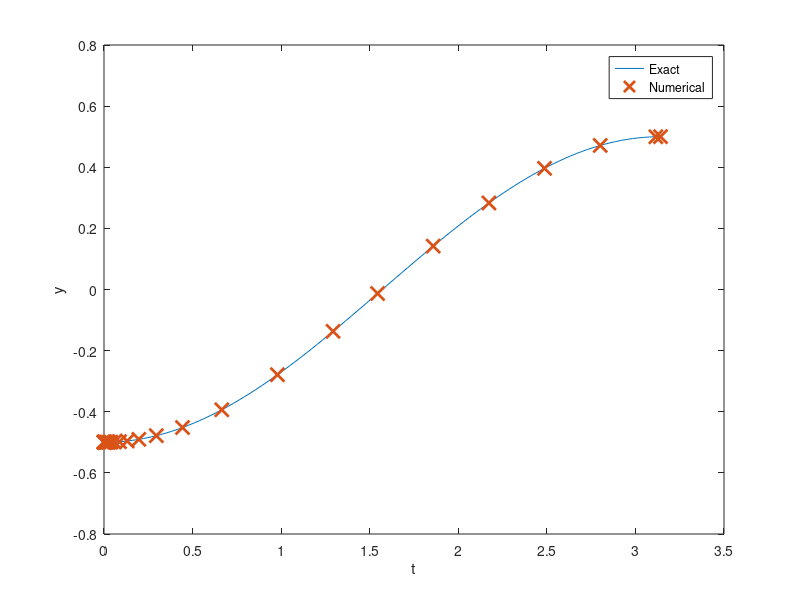

MATLAB code for this plot: (Note: this script raises an error after producing the figure.)
%% Integrator Lab: Solving First Order ODEs in MATLAB and Picard Approximation
% This lab will teach you to numerically solve first order ODEs using a built 
% in MATLAB integrator, |ode45|.  |ode45| is a good, general purpose tool for 
% integrating first order equations (and first order systems). It is not always 
% the right algorithm, but it is usually the right algorithm to try first. This 
% lab will also teach you how to manipulate symbolic functions in MATLAB.
% 
% You will learn how to use the |ode45| routine, how to interpolate between 
% points, and how MATLAB handles data structures. You will also learn how to use 
% MATLAB for exact symbolic calculations and write your own Picard approximation 
% code.
% 
% Opening the m-file lab2.m in the MATLAB editor, step through each part using 
% cell mode to see the results. Compare the output with the PDF, which was generated 
% from this m-file.
% 
% There are eight exercises in this lab that are to be handed in at the end 
% of the lab. Write your solutions in the template, including appropriate descriptions 
% in each step. Save the .m file and submit it online using Quercus.
%% Student Information
% Student Name: Qixian Aiden Wang
% 
% Student Number: 1008880169
%% Set up an inline function representation of an ODE and solve it
% MATLAB has many built in routines for solving differential equations of the 
% form
% 
% |y' = f(t,y)|
% 
% We will solve them using |ode45|, a high precision integrator. To do this, 
% we will need to construct an inline function representation of |f|, an initial 
% condition, and specify how far we want MATLAB to integrate the problem. Once 
% we have set these, we pass the information to |ode45| to get the solution.
% 
% For a first example, we will solve the initial value problem
% 
% |y' = y, y(0) = 1|
% 
% which has as its answer |y = e^t|. 

% Set up the right hand side of the ODE as an inline function
f = @(t,y) y; 

% The initial conditions
t0 = 0;
y0 = 1;

% The time we will integrate until
t1 = 2;

soln = ode45(f, [t0, t1], y0);
%% Examining the output
% When we execute the |ode45|, it returns a data structure, stored in soln. 
% We can see the pieces of the data structure with a display command:

disp(soln);
%% Understanding the components of the solution data structure
% The most important elements of the data structure are stored in the |x| and 
% |y| components of the structure; these are vectors. Vectors |x| and |y| contain 
% the points at which the numerical approximation to the initial vlaue problem 
% has been computed. In other words, |y(j)| is the approximate value of the solution 
% at |x(j)|.
% 
% *NOTE:* Even though we may be studying a problem like |u(t)| or |y(t)|, MATLAB 
% will always use |x| for the independent variable and |y| for the dependent variable 
% in the data structure.
% 
% Pieces of the data structure can be accessed using a period, as in C/C++ or 
% Java. See the examples below:

% Display the values of |t| at which |y(t)| is approximated
fprintf(' Vector of t values: ');
disp(soln.x);
% Display the the corresponding approximatations of |y(t)|
fprintf(' Vector of y values: ');
disp(soln.y);

% Display the approximation of the solution at the 3rd point:
fprintf(' Third element of the vector of t values: %g\n',soln.x(3));
fprintf(' Third element of the vector of y values: %g\n',soln.y(3));
%% Visualizing and comparing the solution
% We can now visualize the solution at the computed data points and compare 
% with the exact solution.

% Construct the exact solution
tt = linspace(0,2,50);
yy = exp(tt);

% Plot both on the same figure, plotting the approximation with x's
plot(tt, yy, soln.x, soln.y, 'x', 'MarkerSize',10, 'LineWidth', 2);
% NOTE: the MarkerSize and LineWidth are larger than their defaults of 6
% and 1, respectively.  This makes the print out more readable.

% Add a label to the axis and a legend
xlabel('t');
legend('Exact', 'Numerical','Location','Best');
%% Exercise 1
% Objective: Solve an initial value problem and plot both the numerical approximation 
% and the corresponding exact solution.
% 
% Details: Solve the IVP
% 
% |y' = y tan t + sin t, y(0) = -1/2|
% 
% from |t = 0| to |t = pi|.
% 
% Compute the exact solution (by hand), and plot both on the same figure for 
% comparison, as above.
% 
% Your submission should show the construction of the inline function, the use 
% of ode45 to obtain the solution, a construction of the exact solution, and a 
% plot showing both. In the comments, include the exact solution.
% 
% Label your axes and include a legend.

% Define the function
f = @(t,y) y * tan(t) + sin(t);

% Initial Condition
t0 = 0; y0 = -0.5;
% Time integrate until
t1 = pi;
%ode45
soln = ode45(f, [t0, t1], y0);

%Exact Solution
t = linspace(0, pi, 100);
y = ((sin(t).^2) - 1) ./ (2 .* cos(t));

%Plot both graph on 1 figure
plot(t, y, soln.x, soln.y, 'x', 'MarkerSize',10, 'LineWidth', 2);

%Label graph
xlabel('t');
ylabel('y');
legend('Exact', 'Numerical','Location','Best');
%% Computing an approximation at a specific point
% As you should be able to see by examining |soln.x|, ode45 returns the solution 
% at a number of points between |t0| and |t1|. But sometimes we want to know the 
% solution at some intermediate point.
% 
% To obtain this value, we need to interpolate it in a consistent way. Fortunately, 
% MATLAB provides a convenient function, |deval|, specifically for this.

% Compute the solution at t = .25:
deval(soln, .25)

% Compute the solution at t = 1.6753:
fprintf(' Solution at 1.6753: %g\n', deval(soln, 1.6753));

% Compute the solution at 10 grid points between .45 and 1.65:
tinterp = linspace(.45, 1.65, 10);
deval(soln, tinterp)

% Alternatively:
deval(soln, linspace(.45, 1.65, 10))
%% Exercise 2
% Objective: Interpolate a solution at a number of grid points
% 
% Details: For the solution you computed in exercise 1, use deval to compute 
% the interpolated values at 10 grid points between 2 and 3.

% Compute the solution at 10 grid points between 2 and 3:
tinterp = linspace(2, 3, 10);
deval(soln, tinterp)
%% Errors, Step Sizes, and Tolerances
% As you may have noticed, in contrast to the IODE software, at no point do 
% we set a step size for our solution. Indeed, the step size is set adaptively 
% to conform to a specified error tolerance. 
% 
% Roughly speaking, given the solution at |(t_j, y_j)|, |ode45| computes two 
% approximations of the solution at |t_{j+1} = t_j + h|; one is of greater accuracy 
% than the other. If the difference is below a specified tolerance, the step is 
% accepted and we continue. Otherwise the step is rejected and the smaller step 
% size, |h|, is used; it is often halved.
% 
% We can compute the global truncation error at each solution point, figure 
% out the maximum error, and visualize this error (on a linear-log scale):

% Compute the exact solution
yexact = exp(soln.x);

% Compute the pointwise error; note the use of MATLAB's vectorization
err = abs(yexact - soln.y);

disp(err);

fprintf('maximum error: %g \n', max(err));

semilogy(soln.x, err, 'LineWidth', 2);
xlabel('t');
ylabel('error');
%% Exercise 3
% Objective: Examine the error of a solution generated by |ode45|
% 
% Details: For your solution to exercise 1, compute the pointwise error, identify 
% the maximum value of the error, and visualize the error on a linear-log plot 
% (use semilogy to plot the log of the error vs. t). Write in the comments where 
% the error is largest, and give a brief (1-2 sentences) explanation of why it 
% is largest there. Make sure to label your axes.

% Compute the exact solution
yexact = ((sin(soln.x).^2) - 1) ./ (2 .* cos(soln.x));

% Compute the pointwise error
err = abs(yexact - soln.y);

fprintf('max error: %g \n', max(err));

%Plot with semilogy
semilogy(soln.x, err, 'LineWidth', 2);

%Label Axis
xlabel('t');
ylabel('error');

%The max error occurs at ~t=1.5s or pi/2. Because this is an inflection
%point of the solution, so the rate of change of the derivative
%is at maximum when t=1.5s, thus, a max error can easily occur.
%% Exercise 4
% Objective: Solve and visualize a nonlinear ode using ode45
% 
% Details: Solve the IVP
% 
% |y' = 1 / y^2 , y(1) = 1|
% 
% from |t=1| to |t=10| using |ode45|. Find the exact solution and compute the 
% maximum pointwise error. Then plot the approximate solution and the exact solution 
% on the same axes.
% 
% Your solution should show the definition of the inline function, the computation 
% of its solution in this interval, the computation of the exact solution at the 
% computed grid points, the computation of the maximum error, and a plot of the 
% exact and approximate solutions.

%Your axes should be appropriately labeled and include a legend.

%Define the function
f = @(t,y) 1 / y^2; 

%Init conditions
t0 = 1; y0 = 1;

%Time to integrate until
t1 = 10;

%ode45
soln = ode45(f, [t0, t1], y0);

%Exact solution: y = (3x-2)^(1/3)
t = linspace(1, 10, 50);
y = (3 .* t - 2) .^ (1/3);

% Plot both on the same figure
plot(t, y, soln.x, soln.y, 'x', 'MarkerSize', 10, 'LineWidth', 2);

%Label the graph
xlabel('t');
ylabel('y');
legend('Exact', 'Numerical','Location','Best');

% Compute the exact solution
yexact = (3.*soln.x-2).^(1/3);

% Compute the pointwise error
err = abs(yexact - soln.y);

disp(err);

fprintf('maximum error: %g \n', max(err));
%% Exercise 5
% Objective: Solve and visualize an ODE that cannot be solved by hand with |ode45|.
% 
% Details: Solve the IVP
% 
% |y' = 1 - t y / 2, y(0) = -1|
% 
% from |t=0| to |t=10|. 
% 
% Your solution should show you defining the inline function, computing the 
% solution in this interval, and plotting it.
% 
% Your axes should be appropriately labeled

%Define the function
f = @(t, y) 1 - t .* y / 2;

%Init conditions
t0 = 0; t1 = 10;
y1 = -1;

%ode45 solution
soln = ode45(f, [t0,t1], y1);

%Plot and label the graph
plot(soln.x, soln.y, 'x', 'MarkerSize',10, 'LineWidth', 2);
xlabel('t'); 
ylabel('y');
title('Exercise 5');
%% Exercise 6 - When things go wrong
% Objective: Solve an ode and explain the warning message
% 
% Details: Solve the IVP:
% 
% |y' = y^3 - t^2, y(0) = 1|
% 
% from |t=0| to |t=1|. 
% 
% Your solution should show you defining the inline function, and computing 
% the solution in this interval.
% 
% If you try to plot the solution, you should find that the solution does not 
% make it all the way to t = 1.
% 
% In the comments explain why MATLAB generates the warning message that you 
% may see, or fails to integrate all the way to t=1. HINT: Try plotting the direction 
% field for this with IODE.

%Define the function
f = @(t,y) y.^3 - t.^2;

%Init conditions
t0 = 0; y1 = 1;
t1 = 1;

%ode45 solution
soln = ode45(f, [t0,t1], y1);

%Plot and label the graph
plot(soln.x, soln.y, 'x', 'MarkerSize', 10, 'LineWidth', 2);
xlabel('t'); 
ylabel('y');
title('Exercise 6');

%There's warning msgs because as t increases, the slope becomes
%infinity before t reaches t1 = 1s. Since the slope is reaching
%inifnity, it is impossible for the approximation to happen.
%% Using symbolic variables to define functions
% We can define symbolic variables to let MATLAB know that these variables will 
% be used for exact computations

% Start by defining the variables as symbolic
syms t s x y

% Define a function by simply writing its expression

f = cos(t)
g = sin(t)
h = exp(2*x)

% We can manipulate these functions

simplify(f^2+g^2)
diff(h)

% We can plot a function defined symbolically using the command |ezplot|.
% Learn about the command |ezplot|:

help ezplot

% Plot the function |f(t)| and |h(x)|

ezplot(f)
ezplot(h)
%% 
% If we try to evaluate the function |f(0)|, we get an error message. 
% 
% The symbolic variables are not meant to be used to evaluate functions, but 
% to manipulate functions, compute derivatives, etc. To evaluate a function using 
% symbolic variables is a little cumbersome:

% We need to substitute the variable by a value:

subs(f,t,pi)
%% 
% This expression means: In the expression |f|, substitute the variable |t| 
% by the number |pi|.

% If we use a value where the cosine does not have a "nice" expression, we
% need to approximate the result:

subs(f,t,2)

% We need to use the command |eval|

eval(subs(f,t,2))
%% Exercise 7
% Objective: Define a function using symbolic variables and manipulate it.
% 
% Details: Define the function |f(x) = sin(x)cos(x)|
% 
% Use MATLAB commands to obtain a simpler form of this function, compute value 
% of this function for |x=pi/4| and |x=1|, and plot its graph.

syms x

f = sin(x) * cos(x);

simplify(f)

ezplot(f);

title('Exercise 7');
fprintf('f(x = pi/4) = %g\n',eval(subs(f,x,pi/4)))
fprintf('f(x = 1) is %g\n',eval(subs(f,x,1)))
%% Obtaining Picard approximations
% Consider an initial value problem
% 
% |y' = 1 + y| |y(0) = 0|
% 
% First we need to define the variables we will be using

syms t s y;

% We then need to define the function f

f = 1+y; % we define it without the @(t,y) because it is a symbolic function

% We set up our initial approximation phi_0 = 0:

phi=[sym(0)];   % we will keep a list with all the approximations

% Set up a loop to get successive approximations using Picard iterations

N=5;

for i = 1:N
    func=subs(f,y,phi(i));    % prepare function to integrate: y -> previous phi
    func=subs(func,t,s);      % variable of integration is s, so we need to change
                              % t -> s
    
    newphi = int(func, s, 0 ,t);   % integrate to find next approximation
    
    phi=cat(2,phi,[newphi]);       % update the list of approximations by adding new phi
end

% Show the last approximation

phi(N+1)

% Plot the approximation just found

picard=ezplot(phi(N+1),[0,5]);
set(picard,'Color','green');         % set the color of the graph to green

% In this case, the exact solution is
%
% |y=e^t-1|
%
% Compare the approximation and the exact solutions

hold on;
exact=ezplot(exp(t)-1,[0,5]);

xlabel('t');
ylabel('y');
title('Picard Approximations');
legend('Picard Approximation', 'Exact Solution','Location','NorthWest');
%% Exercise 8
%%
% 
%  Objective: Solve your own Picard Approximation and compare it to the
%  exact solution.
%
%%
% 
%  Details: Consider the IVP
%     | y' = 1+y^2|
%     | y(0) = 1 |
%
%% 
% Find the Picard approximation phi_5. For better efficiency, do not keep all 
% the previous approximations.
% 
% Compute the exact solution (by hand), and plot both on the same figure for 
% comparison, as above.
% 
% Label your axes and include a legend.
% 
% HINT. The initial condition has 1 instead of 0, so the Picard method needs 
% to be adapted.

syms t s y;

% We then need to define the function f

f = 1 + y.^2; % we define it without the @(t,y) because it is a symbolic function

% We set up our initial approximation phi_0 = 1:

phi = [sym(1)];   % we will keep a list with all the approximations

% Set up a loop to get successive approximations using Picard iterations

N = 5;

for i = 1:N
    func = subs(f,y,phi(i));    % prepare function to integrate: y -> previous phi
    func = subs(func,t,s);      % variable of integration is s, so we need to change
                              % t -> s
    newphi = int(func, s, 0 ,t) + 1;   % integrate to find next approximation
    
    phi = cat(2,phi,[newphi]);       % update the list of approximations by adding new phi
end

% Plot the approximation just found

picard = ezplot(phi(N+1),[0,5]);
set(picard,'Color','green');         % set the color of the graph to green

% In this case, the exact solution is
%
% |y=tan(t+pi/4)|
%
% Compare the approximation and the exact solutions

hold on;
exact = ezplot(tan(t+pi/4),[0,pi/4]);

xlabel('t');
ylabel('y');
title('Exercise 8: Picard Approximations');
legend('Picard Approximation', 'Exact Solution','Location','NorthWest');